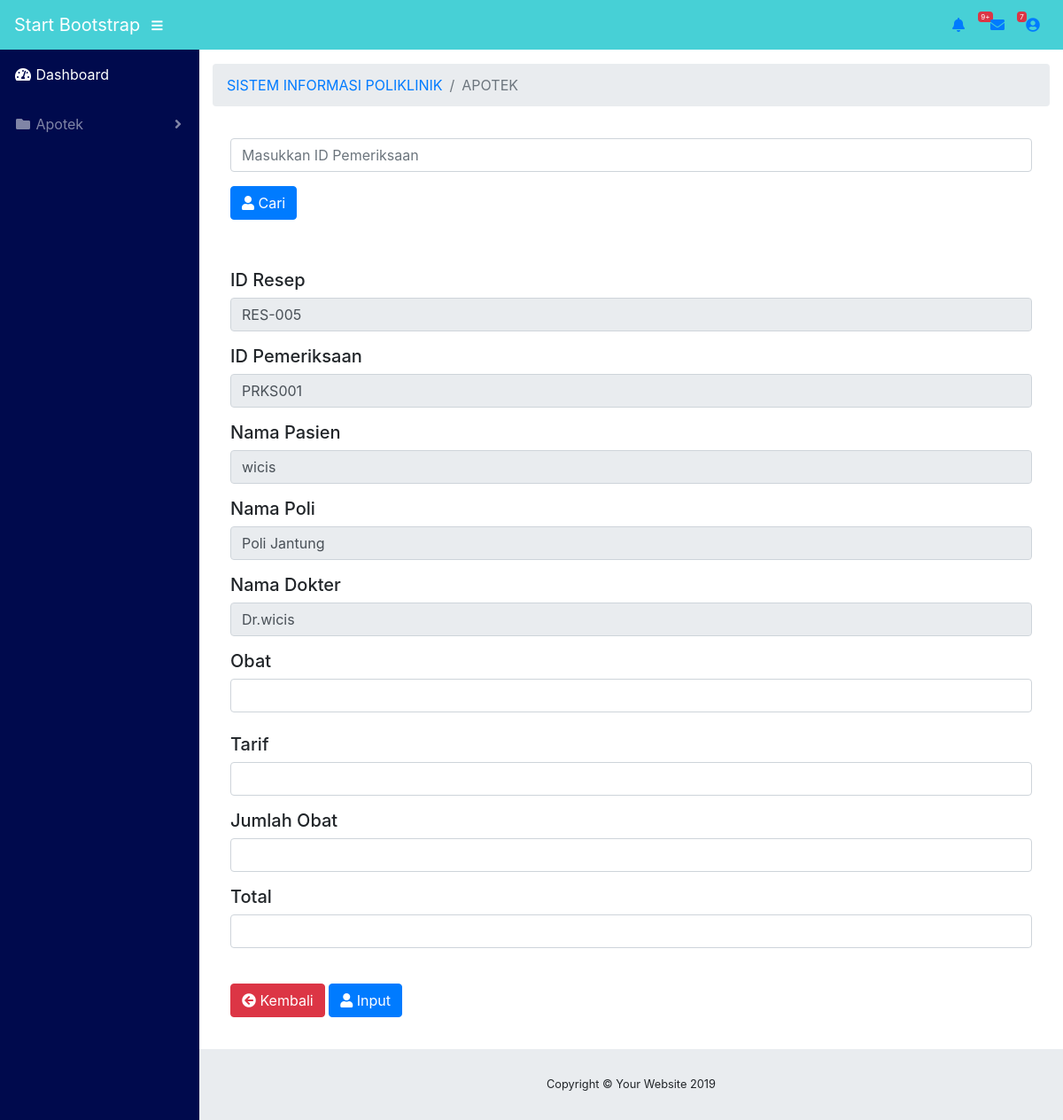
Screenshot of /index_apotek.php (signed in) with the database file from the repository.
### tables this page shows
CREATE TABLE IF NOT EXISTS `tb_pemeriksaan` (
  `id_pemeriksaan` varchar(255) NOT NULL,
  `id_pasien` varchar(255) NOT NULL,
  `nm_pasien` varchar(100) NOT NULL,
  `id_dokter` varchar(100) NOT NULL,
  `kd_poli` varchar(100) NOT NULL,
  `nm_poli` varchar(50) NOT NULL,
  `nm_dokter` varchar(100) NOT NULL,
  `keluhan` varchar(100) NOT NULL,
  `diagnosa` varchar(255) NOT NULL,
  `tgl_periksa` date NOT NULL
);

### index_apotek.php (the view, shortened to what this page needs)
<?php
    include "koneksi.php";
    $cari="";
    $query = "SELECT * FROM tb_pemeriksaan WHERE id_pemeriksaan LIKE '%".$cari."%'";
    $hasil = mysqli_query($conn,$query);
    $data = mysqli_fetch_array($hasil);
    $query2 = "SELECT max(id_resep) as maxKode FROM tb_resep";
    $hasil2 = mysqli_query($conn,$query2);
    $data2 = mysqli_fetch_array($hasil2);
    $idBel = $data2['maxKode'];
    $noUrut = (int) substr($idBel, 4, 4);
    $noUrut++;
    $char = "RES-";
    $idBel = $char.sprintf("%03s", $noUrut);
?>
<!DOCTYPE html>
<html lang="en">
<head>
  <link href="vendor/fontawesome-free/css/all.min.css" rel="stylesheet" type="text/css">
  <link href="vendor/datatables/dataTables.bootstrap4.css" rel="stylesheet">
  <link href="css/sb-admin.css" rel="stylesheet">
</head>
<body id="page-top">
  <nav class="navbar navbar-expand static-top" style="background-color: #47D0D6;">
    <a class="navbar-brand mr-1"style="color: white" href="index.html">Start Bootstrap</a>
    <button class="btn btn-link btn-sm text-white order-1 order-sm-0" id="sidebarToggle" href="#">
      <i class="fas fa-bars"></i>
    </button>
    <ul class="navbar-nav ml-auto ml-md-0">
      <li class="nav-item dropdown no-arrow mx-1">
        <a class="nav-link dropdown-toggle" href="#" id="alertsDropdown" role="button" data-toggle="dropdown" aria-haspopup="true" aria-expanded="false">
          <i class="fas fa-bell fa-fw"></i>
          <span class="badge badge-danger">9+</span>
        </a>
      </li>
      <li class="nav-item dropdown no-arrow mx-1">
        <a class="nav-link dropdown-toggle" href="#" id="messagesDropdown" role="button" data-toggle="dropdown" aria-haspopup="true" aria-expanded="false">
          <i class="fas fa-envelope fa-fw"></i>
          <span class="badge badge-danger">7</span>
        </a>
      </li>
      <li class="nav-item dropdown no-arrow">
        <a class="nav-link dropdown-toggle" href="#" id="userDropdown" role="button" data-toggle="dropdown" aria-haspopup="true" aria-expanded="false">
          <i class="fas fa-user-circle fa-fw"></i>
        </a>
      </li>
    </ul>
  </nav>
  <div id="wrapper">
    <ul class="sidebar navbar-nav" style="background-color: #000A4D;">
      <li class="nav-item active">
        <a class="nav-link" href="index_apotek.php">
          <i class="fas fa-fw fa-tachometer-alt"></i>
          <span>Dashboard</span>
        </a>
      </li>
      <li class="nav-item dropdown">
        <a class="nav-link dropdown-toggle" href="#" id="pagesDropdown" role="button" data-toggle="dropdown" aria-haspopup="true" aria-expanded="false">
          <i class="fas fa-fw fa-folder"></i>
          <span>Apotek</span>
        </a>
      </li>
    </ul>
    <div id="content-wrapper">
      <div class="container-fluid">
        <ol class="breadcrumb">
          <li class="breadcrumb-item">
            <a href="index_admin.php">SISTEM INFORMASI POLIKLINIK</a>
          </li>
          <li class="breadcrumb-item active">APOTEK</li>
        </ol>
                <div class="card-body">
                <form action="" method="POST">
                                    <div class="form-group">
                                        <div class="form-line">
                                            <input type="text" name="cari" class="form-control" autocomplete="off" placeholder="Masukkan ID Pemeriksaan" autofocus />
                                        </div>
                                    </div>
  <div class="form-group pull-right">
    <button name="carri" type="submit" class="btn btn-primary"><i class="fas fa-user"></i> Cari</button>
  </div>
                </form>
            </div>
      <div class="card-body">
<form  role="form" action="" class="perhitungan" method="POST">
                            <h5 class="card-inside-title">ID Resep</h5>
                                    <div class="form-group">
                                        <div class="form-line">
                                            <input type="text" name="id_resep" class="form-control" value="<?php echo $idBel; ?>" readonly />
                                        </div>
                                    </div>
                            <h5 class="card-inside-title">ID Pemeriksaan</h5>
                                    <div class="form-group">
                                        <div class="form-line">
                                            <input type="text" name="id_pemeriksaan" class="form-control" value="<?php echo $data['id_pemeriksaan']; ?>" readonly />
                                        </div>
                                    </div>
                            <h5 class="card-inside-title">Nama Pasien</h5>
                                    <div class="form-group">
                                        <div class="form-line">
                                            <input type="text" name="nm_pasien" class="form-control" value="<?php echo $data['nm_pasien']; ?>" readonly />
                                        </div>
                                    </div>
                            <h5 class="card-inside-title">Nama Poli</h5>
                                    <div class="form-group">
                                        <div class="form-line">
                                            <input type="text" name="nm_poli" class="form-control" value="<?php echo $data['nm_poli']; ?>" readonly />
                                        </div>
                                    </div>
                            <h5 class="card-inside-title">Nama Dokter</h5>
                                    <div class="form-group">
                                        <div class="form-line">
                                            <input type="text" name="nm_dokter" class="form-control" value="<?php echo $data['nm_dokter']; ?>" readonly />
                                        </div>
                                    </div>
                            <h5 class="card-inside-title">Obat</h5>
                                    <div class="row clearfix">
                                        <div class="col-sm-12">
                                          <input list="brow" name="nm_obat" id="nm_obat" autocomplete="off" class="form-control" onchange='changeValue(this.value)'/>
                                        </div>
                                    </div><br>
<div class="form-group">
                            <h5 class="card-inside-title">Tarif</h5>
                                        <div class="form-group">
                                            <div class="form-line">
                                                <input type="text" name="tarif" id="tarif" class="form-control">
                                            </div>
                            </div>
                            <h5 class="card-inside-title">Jumlah Obat</h5>
                                        <div class="form-group">
                                            <div class="form-line">
                                                <input type="text" name="jml_obat" id="jml_obat" class="form-control">
                                            </div>
                            </div>
                            <h5 class="card-inside-title">Total</h5>
                                        <div class="form-group">
                                            <div class="form-line">
                                                <input type="text" name="total" id="total" class="form-control">
                                            </div>
                            </div><br>
  <div class="form-group pull-right">
    <a href="index_apotek.php" class="btn btn-danger"><i class="fas fa-arrow-circle-left"></i> Kembali</a>
    <button name="submit" type="submit" class="btn btn-primary"><i class="fas fa-user"></i> Input</button>
  </div>
        </form>
      </div>
    </div>
  </div>
      <footer class="sticky-footer">
        <div class="container my-auto">
          <div class="copyright text-center my-auto">
            <span>Copyright © Your Website 2019</span>
          </div>
        </div>
      </footer>
    </div>
</html>

### rows the page displays
tb_pemeriksaan: id_pemeriksaan "PRKS001", nm_pasien "wicis", nm_poli "Poli Jantung", nm_dokter "Dr.wicis"
